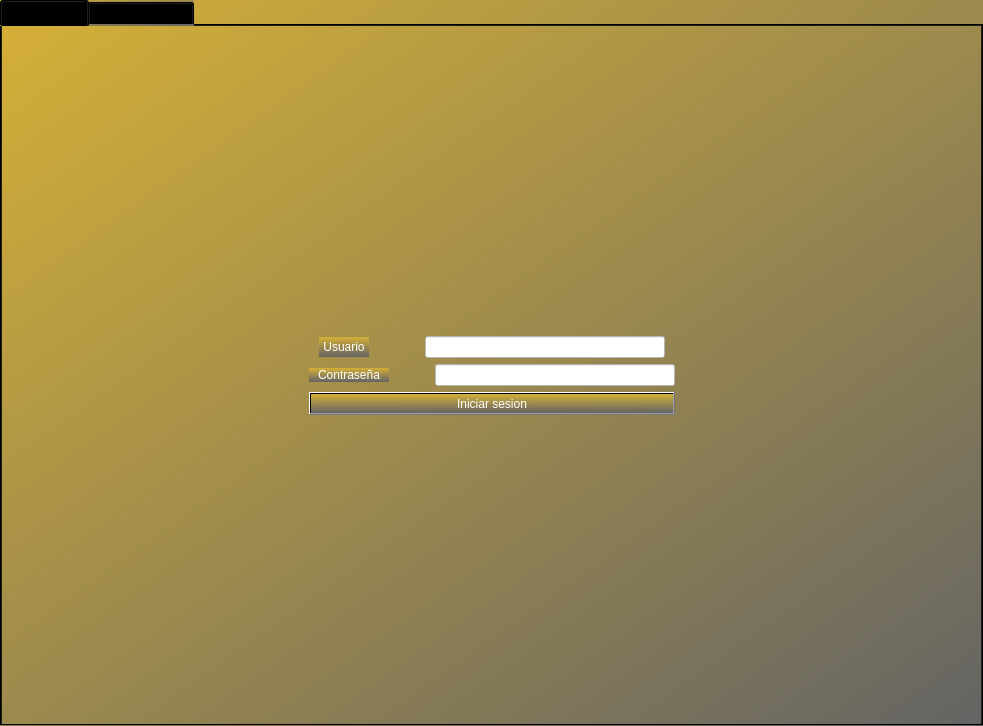
<?xml version="1.0" encoding="UTF-8"?>
<ui version="4.0">
 <class>MainWindow</class>
 <widget class="QMainWindow" name="MainWindow">
  <property name="geometry">
   <rect>
    <x>0</x>
    <y>0</y>
    <width>983</width>
    <height>726</height>
   </rect>
  </property>
  <property name="windowTitle">
   <string>MainWindow</string>
  </property>
  <property name="styleSheet">
   <string notr="true">background-color: qlineargradient(spread:pad, x1:0, y1:0, x2:1, y2:1, stop:0 rgba(212, 175, 55, 255), stop:1 rgba(100, 100, 100, 255));</string>
  </property>
  <widget class="QWidget" name="centralwidget">
   <layout class="QVBoxLayout" name="verticalLayout_2">
    <property name="leftMargin">
     <number>0</number>
    </property>
    <property name="topMargin">
     <number>0</number>
    </property>
    <property name="rightMargin">
     <number>0</number>
    </property>
    <property name="bottomMargin">
     <number>0</number>
    </property>
    <item>
     <widget class="QTabWidget" name="tabWidget">
      <property name="styleSheet">
       <string notr="true">background-color: qlineargradient(spread:pad, x1:0, y1:0, x2:1, y2:1, stop:0 rgba(212, 175, 55, 255), stop:1 rgba(100, 100, 100, 255));</string>
      </property>
      <property name="currentIndex">
       <number>0</number>
      </property>
      <property name="usesScrollButtons">
       <bool>true</bool>
      </property>
      <widget class="QWidget" name="inicioSesion">
       <attribute name="title">
        <string>inicioSesion</string>
       </attribute>
       <layout class="QGridLayout" name="gridLayout_2">
        <item row="1" column="1">
         <layout class="QVBoxLayout" name="verticalLayout_4">
          <item>
           <layout class="QVBoxLayout" name="verticalLayout_3">
            <item>
             <layout class="QHBoxLayout" name="horizontalLayout">
              <item>
               <widget class="QLabel" name="label">
                <property name="sizePolicy">
                 <sizepolicy hsizetype="Fixed" vsizetype="Fixed">
                  <horstretch>0</horstretch>
                  <verstretch>0</verstretch>
                 </sizepolicy>
                </property>
                <property name="minimumSize">
                 <size>
                  <width>50</width>
                  <height>20</height>
                 </size>
                </property>
                <property name="styleSheet">
                 <string notr="true">color: rgb(255, 255, 255);
background-color: qlineargradient(spread:pad, x1:0.486, y1:0, x2:0.502, y2:0.994318, stop:0 rgba(212, 175, 55, 255), stop:1 rgba(100, 100, 100, 255));</string>
                </property>
                <property name="text">
                 <string>Usuario</string>
                </property>
                <property name="alignment">
                 <set>Qt::AlignCenter</set>
                </property>
               </widget>
              </item>
              <item>
               <spacer name="horizontalSpacer_3">
                <property name="orientation">
                 <enum>Qt::Horizontal</enum>
                </property>
                <property name="sizeType">
                 <enum>QSizePolicy::Fixed</enum>
                </property>
                <property name="sizeHint" stdset="0">
                 <size>
                  <width>40</width>
                  <height>20</height>
                 </size>
                </property>
               </spacer>
              </item>
              <item>
               <widget class="QLineEdit" name="usuario">
                <property name="sizePolicy">
                 <sizepolicy hsizetype="Fixed" vsizetype="Fixed">
                  <horstretch>0</horstretch>
                  <verstretch>0</verstretch>
                 </sizepolicy>
                </property>
                <property name="minimumSize">
                 <size>
                  <width>240</width>
                  <height>0</height>
                 </size>
                </property>
                <property name="styleSheet">
                 <string notr="true">background-color: rgb(255, 255, 255);
color: rgb(0, 0, 0);</string>
                </property>
               </widget>
              </item>
             </layout>
            </item>
            <item>
             <layout class="QHBoxLayout" name="horizontalLayout_2">
              <item>
               <widget class="QLabel" name="label_2">
                <property name="sizePolicy">
                 <sizepolicy hsizetype="Fixed" vsizetype="Fixed">
                  <horstretch>0</horstretch>
                  <verstretch>0</verstretch>
                 </sizepolicy>
                </property>
                <property name="minimumSize">
                 <size>
                  <width>80</width>
                  <height>0</height>
                 </size>
                </property>
                <property name="styleSheet">
                 <string notr="true">color: rgb(255, 255, 255);
background-color: qlineargradient(spread:pad, x1:0.486, y1:0, x2:0.502, y2:0.994318, stop:0 rgba(212, 175, 55, 255), stop:1 rgba(100, 100, 100, 255));</string>
                </property>
                <property name="text">
                 <string>Contraseña</string>
                </property>
                <property name="alignment">
                 <set>Qt::AlignCenter</set>
                </property>
               </widget>
              </item>
              <item>
               <spacer name="horizontalSpacer_4">
                <property name="orientation">
                 <enum>Qt::Horizontal</enum>
                </property>
                <property name="sizeType">
                 <enum>QSizePolicy::Fixed</enum>
                </property>
                <property name="sizeHint" stdset="0">
                 <size>
                  <width>40</width>
                  <height>20</height>
                 </size>
                </property>
               </spacer>
              </item>
              <item>
               <widget class="QLineEdit" name="contrasena">
                <property name="sizePolicy">
                 <sizepolicy hsizetype="Fixed" vsizetype="Fixed">
                  <horstretch>0</horstretch>
                  <verstretch>0</verstretch>
                 </sizepolicy>
                </property>
                <property name="minimumSize">
                 <size>
                  <width>240</width>
                  <height>0</height>
                 </size>
                </property>
                <property name="styleSheet">
                 <string notr="true">background-color: rgb(255, 255, 255);
color: rgb(0, 0, 0);</string>
                </property>
               </widget>
              </item>
             </layout>
            </item>
           </layout>
          </item>
          <item>
           <widget class="QPushButton" name="botonInicioSesion">
            <property name="styleSheet">
             <string notr="true">color: rgb(255, 255, 255);
background-color: qlineargradient(spread:pad, x1:0.486, y1:0, x2:0.502, y2:0.994318, stop:0 rgba(212, 175, 55, 255), stop:1 rgba(100, 100, 100, 255));</string>
            </property>
            <property name="text">
             <string>Iniciar sesion</string>
            </property>
           </widget>
          </item>
         </layout>
        </item>
        <item row="1" column="2">
         <spacer name="horizontalSpacer_2">
          <property name="orientation">
           <enum>Qt::Horizontal</enum>
          </property>
          <property name="sizeHint" stdset="0">
           <size>
            <width>40</width>
            <height>20</height>
           </size>
          </property>
         </spacer>
        </item>
        <item row="3" column="1">
         <spacer name="verticalSpacer">
          <property name="orientation">
           <enum>Qt::Vertical</enum>
          </property>
          <property name="sizeHint" stdset="0">
           <size>
            <width>20</width>
            <height>40</height>
           </size>
          </property>
         </spacer>
        </item>
        <item row="1" column="0">
         <spacer name="horizontalSpacer">
          <property name="orientation">
           <enum>Qt::Horizontal</enum>
          </property>
          <property name="sizeHint" stdset="0">
           <size>
            <width>40</width>
            <height>20</height>
           </size>
          </property>
         </spacer>
        </item>
        <item row="0" column="1">
         <spacer name="verticalSpacer_2">
          <property name="orientation">
           <enum>Qt::Vertical</enum>
          </property>
          <property name="sizeHint" stdset="0">
           <size>
            <width>20</width>
            <height>40</height>
           </size>
          </property>
         </spacer>
        </item>
       </layout>
      </widget>
      <widget class="QWidget" name="interfazPrincipal">
       <attribute name="title">
        <string>paginaPrincipal</string>
       </attribute>
       <layout class="QGridLayout" name="gridLayout">
        <item row="0" column="0">
         <layout class="QVBoxLayout" name="verticalLayout">
          <item>
           <layout class="QVBoxLayout" name="layoutCam1Cam2">
            <item>
             <layout class="QVBoxLayout" name="LayoutCam1">
              <item>
               <widget class="QLabel" name="displayCam1">
                <property name="styleSheet">
                 <string notr="true">background-color: qlineargradient(spread:pad, x1:0, y1:0, x2:1, y2:1, stop:0 rgba(0, 0, 0, 0), stop:1 rgba(255, 255, 255, 255));</string>
                </property>
               </widget>
              </item>
              <item>
               <widget class="QComboBox" name="selectorCam1">
                <property name="styleSheet">
                 <string notr="true">background-color: rgb(255, 255, 255);</string>
                </property>
               </widget>
              </item>
              <item>
               <layout class="QVBoxLayout" name="layoutCam2">
                <item>
                 <widget class="QLabel" name="displayCam2">
                  <property name="styleSheet">
                   <string notr="true">background-color: qlineargradient(spread:pad, x1:0, y1:0, x2:1, y2:1, stop:0 rgba(0, 0, 0, 0), stop:1 rgba(255, 255, 255, 255));</string>
                  </property>
                  <property name="text">
                   <string/>
                  </property>
                 </widget>
                </item>
                <item>
                 <widget class="QComboBox" name="selectorCam2">
                  <property name="styleSheet">
                   <string notr="true">background-color: rgb(255, 255, 255);</string>
                  </property>
                 </widget>
                </item>
               </layout>
              </item>
             </layout>
            </item>
           </layout>
          </item>
         </layout>
        </item>
        <item row="0" column="1">
         <layout class="QVBoxLayout" name="layoutEventosCam3">
          <item>
           <layout class="QVBoxLayout" name="layoutCam3">
            <item>
             <widget class="QLabel" name="displayCam3">
              <property name="styleSheet">
               <string notr="true">background-color: qlineargradient(spread:pad, x1:0, y1:0, x2:1, y2:1, stop:0 rgba(0, 0, 0, 0), stop:1 rgba(255, 255, 255, 255));</string>
              </property>
              <property name="text">
               <string/>
              </property>
             </widget>
            </item>
            <item>
             <widget class="QComboBox" name="selectorCam3">
              <property name="styleSheet">
               <string notr="true">background-color: rgb(255, 255, 255);</string>
              </property>
             </widget>
            </item>
            <item>
             <widget class="QListView" name="eventos">
              <property name="sizePolicy">
               <sizepolicy hsizetype="Minimum" vsizetype="Minimum">
                <horstretch>0</horstretch>
                <verstretch>0</verstretch>
               </sizepolicy>
              </property>
              <property name="styleSheet">
               <string notr="true">background-color: rgb(255, 255, 255);</string>
              </property>
             </widget>
            </item>
           </layout>
          </item>
         </layout>
        </item>
       </layout>
      </widget>
     </widget>
    </item>
   </layout>
  </widget>
 </widget>
 <resources/>
 <connections/>
</ui>
